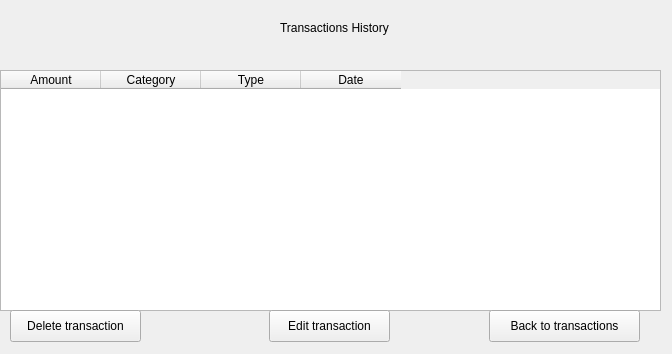
<?xml version="1.0" encoding="UTF-8"?>
<ui version="4.0">
 <class>History</class>
 <widget class="QWidget" name="History">
  <property name="geometry">
   <rect>
    <x>0</x>
    <y>0</y>
    <width>672</width>
    <height>354</height>
   </rect>
  </property>
  <property name="windowTitle">
   <string>Form</string>
  </property>
  <widget class="QLabel" name="label">
   <property name="geometry">
    <rect>
     <x>280</x>
     <y>20</y>
     <width>131</width>
     <height>16</height>
    </rect>
   </property>
   <property name="text">
    <string>Transactions History</string>
   </property>
  </widget>
  <widget class="QTableWidget" name="historyTable">
   <property name="geometry">
    <rect>
     <x>0</x>
     <y>70</y>
     <width>661</width>
     <height>241</height>
    </rect>
   </property>
   <column>
    <property name="text">
     <string>Amount</string>
    </property>
   </column>
   <column>
    <property name="text">
     <string>Category</string>
    </property>
   </column>
   <column>
    <property name="text">
     <string>Type</string>
    </property>
   </column>
   <column>
    <property name="text">
     <string>Date</string>
    </property>
   </column>
  </widget>
  <widget class="QPushButton" name="deleteButton">
   <property name="geometry">
    <rect>
     <x>10</x>
     <y>310</y>
     <width>131</width>
     <height>32</height>
    </rect>
   </property>
   <property name="text">
    <string>Delete transaction</string>
   </property>
  </widget>
  <widget class="QPushButton" name="editButton">
   <property name="geometry">
    <rect>
     <x>269</x>
     <y>310</y>
     <width>121</width>
     <height>32</height>
    </rect>
   </property>
   <property name="text">
    <string>Edit transaction</string>
   </property>
  </widget>
  <widget class="QPushButton" name="backButton">
   <property name="geometry">
    <rect>
     <x>489</x>
     <y>310</y>
     <width>151</width>
     <height>32</height>
    </rect>
   </property>
   <property name="text">
    <string>Back to transactions</string>
   </property>
  </widget>
 </widget>
 <resources/>
 <connections/>
</ui>
